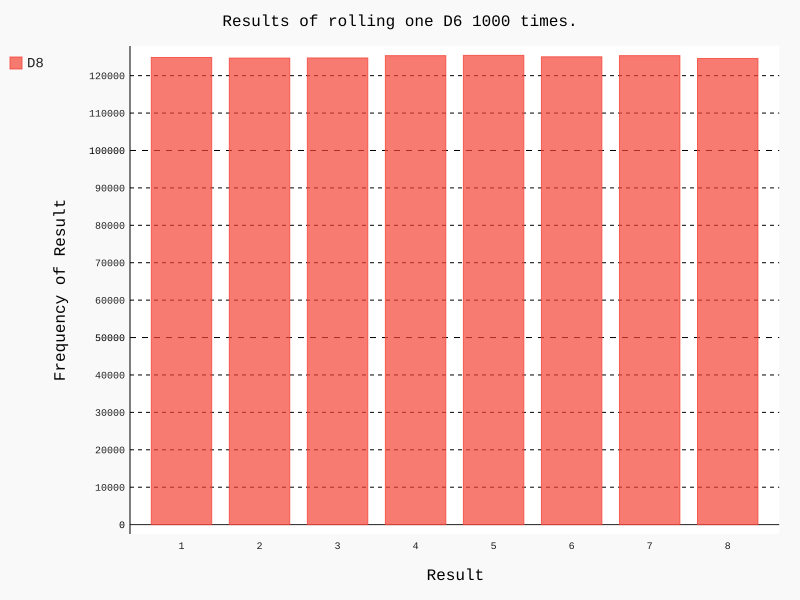

Recreate this plot in Python.
from die import Die
import pygal

die = Die(8)

results = [die.roll() for result in range(int(input('roll how many times?')))]

frequencies = []
for num in range(1,die.num_sides+1):
    frequencies.append(results.count(num))

hist = pygal.Bar()
hist.title = "Results of rolling one D6 1000 times."
hist.x_labels = ['1', '2', '3', '4', '5', '6','7','8']
hist.x_title = "Result"
hist.y_title = "Frequency of Result"
hist.add('D8',frequencies)
hist.render_to_file('die\die_visual.svg')
